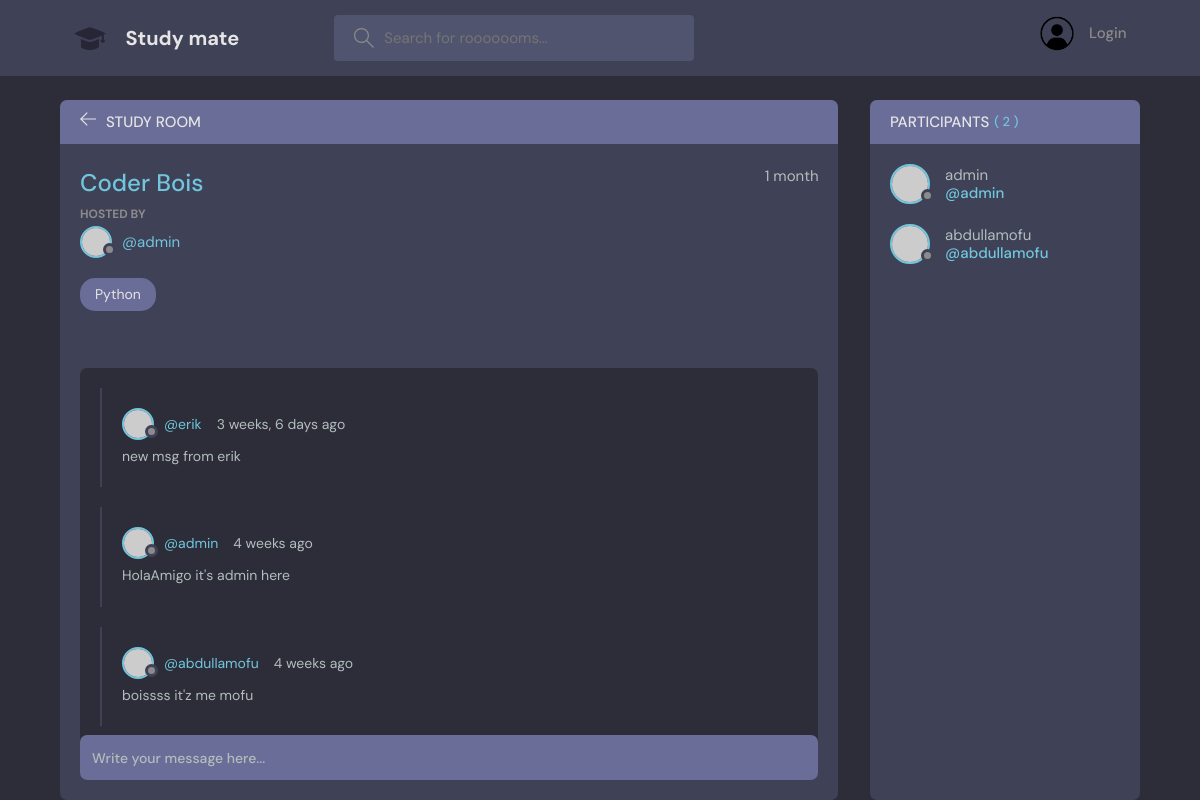
/room/1, run on the app's committed database.
### study_app1/models.py (models this page shows, shortened)
class Room(models.Model):
    host= models.ForeignKey(User, on_delete=models.SET_NULL, null =True)
    topic = models.ForeignKey(Topic, on_delete=models.SET_NULL, null =True)
    name = models.CharField(max_length=250)
    description = models.TextField(null=True, blank=True)
    participants = models.ManyToManyField(User,related_name='participants', blank=True)
    updated = models.DateTimeField(auto_now=True)
    created = models.DateTimeField(auto_now_add=True) # difference between auto_now_add and auto_now is  auto_now
    class Meta:
        ordering = ['-updated','-created'] #this is for showing the latest post

class Topic(models.Model): # a topic can have multiple room but a room can only have one topic
    name = models.CharField(max_length=200)
    def __str__(self):
        return self.name

class Message(models.Model):
    user = models.ForeignKey(User,on_delete=models.CASCADE)
    room = models.ForeignKey(Room, on_delete=models.CASCADE)
    body = models.TextField()
    updated = models.DateTimeField(auto_now=True)
    created = models.DateTimeField(auto_now_add=True)
    class Meta:
        ordering= ['-updated','-created']

### study_app1/views.py (the view, shortened to what this page needs)
# urls.py: path('room/<int:pk>',views.room, name='room' ),
def room(request, pk):
    room = Room.objects.get(id=pk)
    room_messages = room.message_set.all()
    participants = room.participants.all()
    context = {
        'room': room,
        'room_messages':room_messages,
        'participants':participants,
        }
    return render(request, 'study_app1/room.html', context)

### study_app1/templates/study_app1/room.html (shortened to what this page needs)
{% extends 'base.html' %}
{% block content %}
    <main class="profile-page layout layout--2">
      <div class="container">
        <div class="room">
          <div class="room__top">
            <div class="room__topLeft">
              <a href="{% url 'home' %}">
                <svg version="1.1" xmlns="http://www.w3.org/2000/svg" width="32" height="32" viewBox="0 0 32 32">
                  <title>arrow-left</title>
                  <path
                    d="M13.723 2.286l-13.723 13.714 13.719 13.714 1.616-1.611-10.96-10.96h27.625v-2.286h-27.625l10.965-10.965-1.616-1.607z"
                  ></path>
                </svg>
              </a>
              <h3>Study Room</h3>
            </div>
          </div>
          <div class="room__box scroll">
            <div class="room__header scroll">
              <div class="room__info">
                <h3>{{room.name}}</h3>
                <span>{{room.created|timesince}}</span>
              </div>
              <div class="room__hosted">
                <p>Hosted By</p>
                <a href="{% url 'user-profile' room.host.id %}" class="room__author">
                  <div class="avatar avatar--small">
                    <img src="https://randomuser.me/api/portraits/men/37.jpg" />
                  </div>
                  <span>@{{room.host.username}}</span>
                </a>
              </div>
              <span class="room__topics">{{room.topic}}</span>
            </div>
            <div class="room__conversation">
              <div class="threads scroll">
                {% for message in room_messages %}
                <div class="thread">
                  <div class="thread__top">
                    <div class="thread__author">
                      <a href="{% url 'user-profile' message.user.id %}" class="thread__authorInfo">
                        <div class="avatar avatar--small">
                          <img src="https://randomuser.me/api/portraits/men/37.jpg" />
                        </div>
                        <span>@{{message.user.username}}</span>
                      </a>
                      <span class="thread__date">{{message.created|timesince}} ago</span>
                    </div>
                  </div>
                  <div class="thread__details">
                    {{message.body}}
                  </div>
                </div>
              {% endfor %}
              </div>
            </div>
          </div>
          <div class="room__message">
            <form action="" method="POST">{% csrf_token %}<input name="body" placeholder="Write your message here..." /></form>
          </div>
        </div>
        <div class="participants">
          <h3 class="participants__top">Participants <span> ( {{participants.count}} )</span></h3>
          <div class="participants__list scroll">
            {% for user in participants %}
            <a href="{% url 'user-profile' user.id %}" class="participant">
              <div class="avatar avatar--medium">
                <img src="https://randomuser.me/api/portraits/men/37.jpg" />
              </div>
              <p>
                {{user.username}}
                <span>@{{user.username}}</span>
              </p>
            </a>
            {% endfor %}
          </div>
        </div>
      </div>
    </main>
{% endblock content %}

### data on the page
Room: name "Coder Bois", created "1 month", host.username "admin", topic "Python"
Message: user.username "erik", created "3 weeks, 6 days", body "new msg from erik"
Message: user.username "admin", created "4 weeks", body "HolaAmigo it's admin here"
Message: user.username "abdullamofu", created "4 weeks", body "boissss it'z me mofu"

### other printed values
{{ participants.count }} "2"
{{ user.username }} "admin"
{{ user.username }} "abdullamofu"
